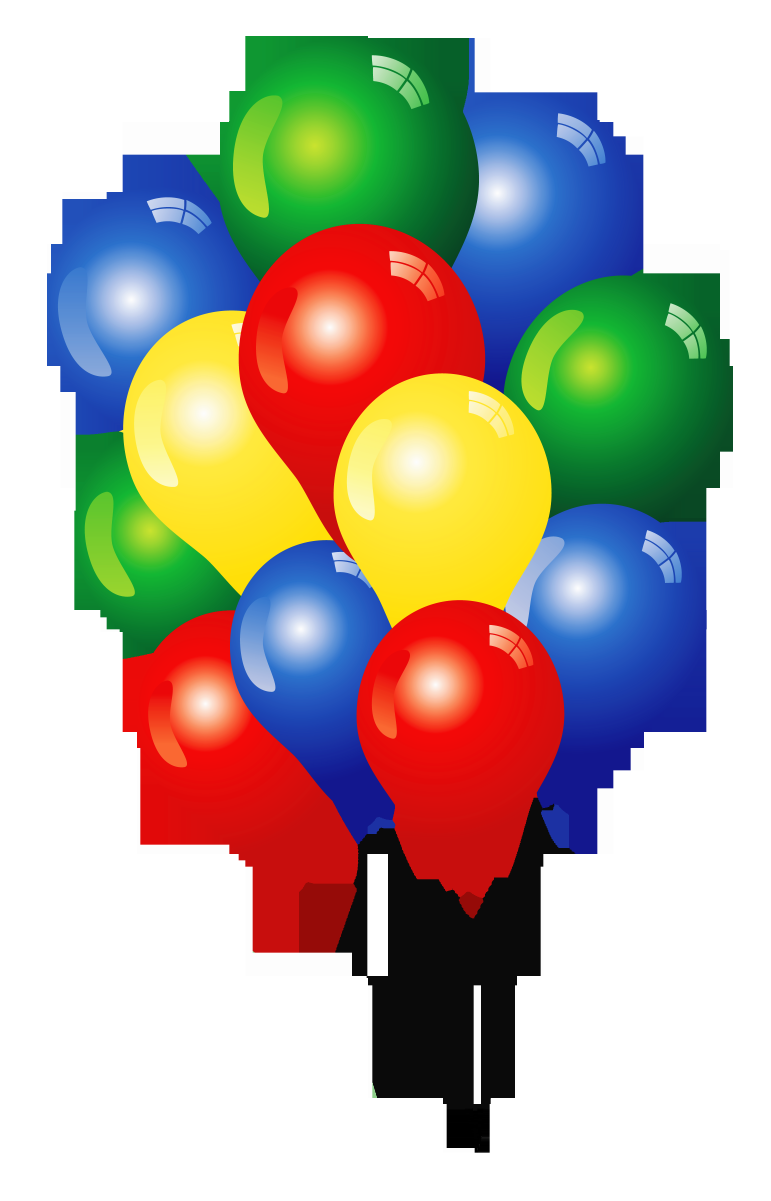
#> input picture ballons.jpg, 2312 x 3602 px, given in place of the camera (shown at 1/3 size)
$ python EdgeDetection.py   (older library calls are emulated)
#> lines starting #> are read from the running program, lines starting #| are printed output that depends on the picture; after the words box and inside, x2 and y2 are one past the last pixel; in counts of white or black regions, pixels touching at a corner belong together
import cv2
import numpy as np

#Read from main camera
video =  cv2.VideoCapture(0)
while(True):
    res,initImage = video.read()
#> initImage is the input picture: shape (3602, 2312, 3); mean B, G, R 162, 174.2, 182.9
    #Show the frame scaled
    scale = 0.25
    initImage = cv2.resize(initImage, None, fx=scale, fy=scale)
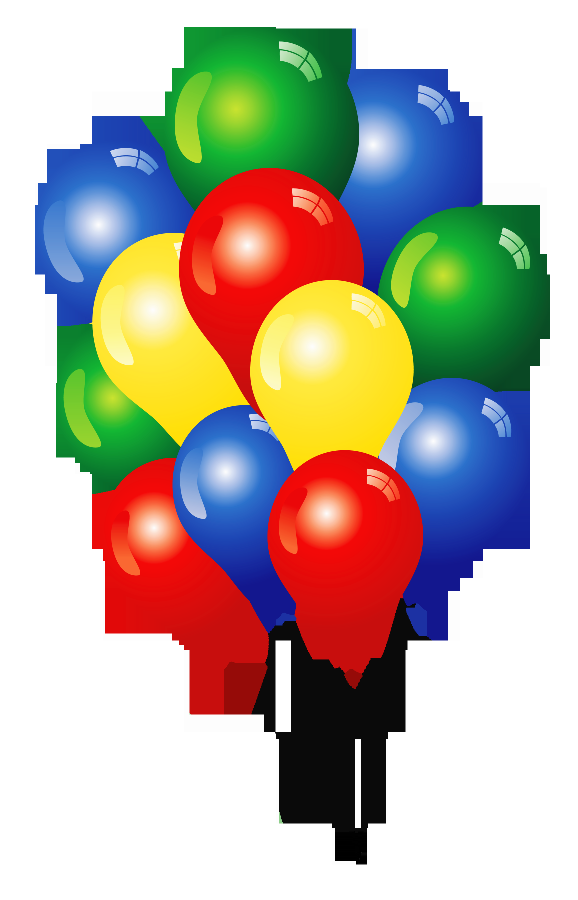
#> initImage: shape (900, 578, 3); mean B, G, R 162, 174.2, 182.9
    cv2.imshow('Video Stream',initImage)
    canyEdge = cv2.Canny(initImage, 100, 200)
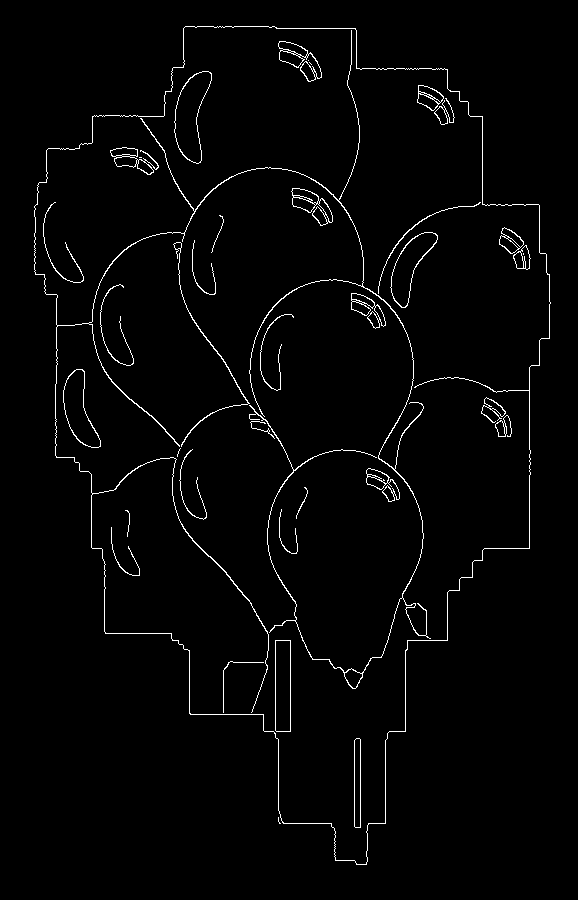
#> canyEdge: shape (900, 578); 2% white in thin lines or dots, all inside (x1, y1, x2, y2) = (34, 26, 551, 865)
    cv2.imshow("Canny",canyEdge)
    sobel = cv2.Sobel(initImage,cv2.CV_8U,1,1,ksize=5)
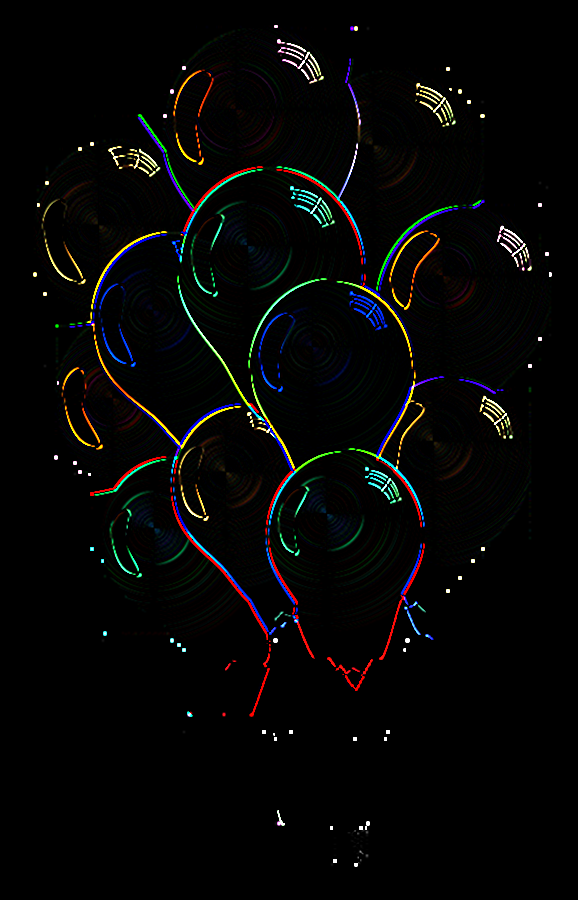
#> sobel: shape (900, 578, 3); mean B, G, R 5.2, 5.8, 5.7
    cv2.imshow("Sobel",sobel)
    if cv2.waitKey(1) & 0xFF == ord('q'):
#> (key q is pressed here)
        break

# Release the video capture
video.release()
cv2.destroyAllWindows()
